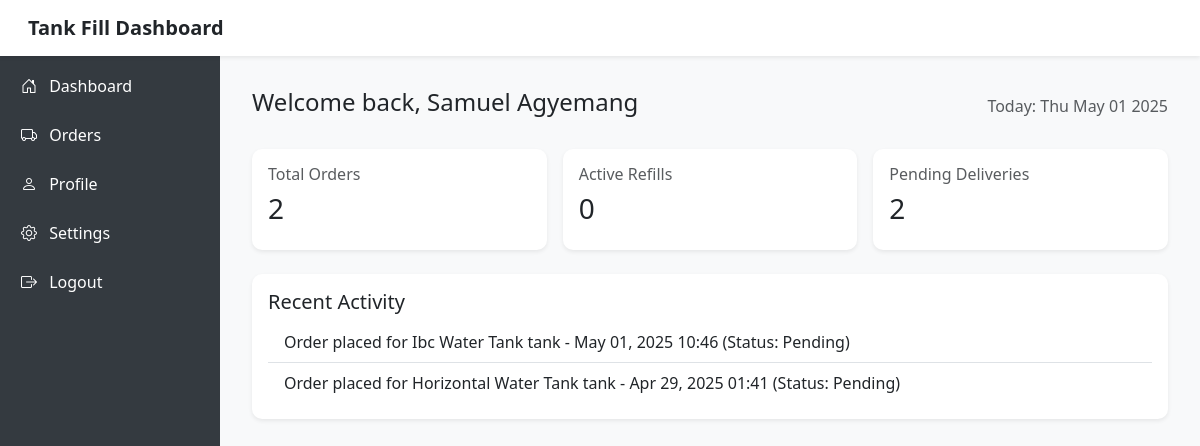
Page /customer_dashboard/ (signed in) on the earlier database version.
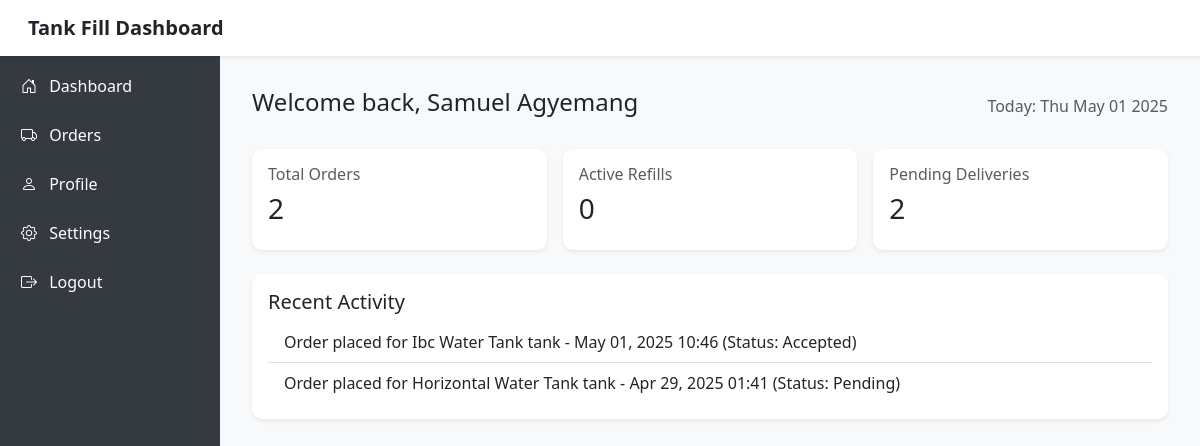
Same page on the later database version.
### authentication/models.py (models this page shows, shortened)
class Order(models.Model):
    order_id = UniqueIDField(primary_key=True, editable=False, unique=True)
    customer = models.ForeignKey(User, on_delete=models.CASCADE, related_name="orders", limit_choices_to={'is_customer': True})
    vendor = models.ForeignKey(Vendor, on_delete=models.CASCADE, related_name="orders")
    order_date = models.DateTimeField(auto_now_add=True)
    payment_method = models.CharField(max_length=100, choices=PAYMENT_METHODS)
    litres = models.CharField(max_length=100, null=True)
    tank_type = models.CharField(max_length=200, choices=TANK_CHOICES)
    status = models.CharField(
        max_length=20, choices=DELIVERY_STATUS, default='Pending'
    )
    is_complete = models.BooleanField(default=False)
    delivery_location = models.CharField(max_length=200, null=True, blank=True)

### authentication/views.py (the view)
# urls.py: path('customer_dashboard/', CustomerDashboard.as_view(), name='customer_dashboard'),
@method_decorator((login_required, customer_required), name='dispatch')
class CustomerDashboard(View):
    template_name = 'customer/customer_dashboard.html'
    def get(self, request,*args,**kwargs):
        orders = Order.objects.filter(customer=request.user).order_by('-order_date')
        completed_orders = orders.filter(is_complete=True)
        pending_orders = orders.filter(is_complete=False)
        active_refills = orders.filter(status='Delivered')
        context = {
            'orders': orders,
            'completed_orders_count': completed_orders.count(),
            'pending_orders_count': pending_orders.count(),
            'active_refills_count': active_refills.count(),
        }
        return render(request, self.template_name,context)

### authentication/models.py (called while the page is built)
    def get_full_name(self):
        return f"{self.full_name}"

### templates/customer/customer_dashboard.html (shortened to what this page needs)
<!DOCTYPE html>
<html lang="en">
<head>
  <link href="https://cdn.jsdelivr.net/npm/bootstrap@5.3.0/dist/css/bootstrap.min.css" rel="stylesheet"/>
  <link rel="stylesheet" href="https://cdn.jsdelivr.net/npm/bootstrap-icons@1.10.5/font/bootstrap-icons.css">
</head>
<body>
<nav class="navbar navbar-light bg-white shadow-sm p-3 sticky-top">
  <div class="container-fluid">
    <h5 class="mb-0 fw-bold">Tank Fill Dashboard</h5>
  </div>
</nav>
<div class="sidebar-desktop d-none d-md-block">
  <h4 class="mb-4">Tank Fill</h4>
  <a href="{% url 'customer_dashboard' %}"><i class="bi bi-house-door me-2"></i> Dashboard</a>
  <a href="{% url 'customer_orders' %}"><i class="bi bi-truck me-2"></i> Orders</a>
  <a href="{% url 'customer_profile' %}"><i class="bi bi-person me-2"></i> Profile</a>
  <a href="#"><i class="bi bi-gear me-2"></i> Settings</a>
  <a href="{% url 'logout' %}"><i class="bi bi-box-arrow-right me-2"></i> Logout</a>
</div>
<div class="main-content">
  <div class="d-flex justify-content-between align-items-center mb-4">
    <h2 class="h4">Welcome back, {{request.user.get_full_name}}</h2>
    <span class="text-muted">Today: <span id="date"></span></span>
  </div>
  <div class="row g-3 mb-4">
    <div class="col-sm-6 col-lg-4">
      <div class="card shadow-sm p-3">
        <h6 class="text-muted">Total Orders</h6>
        <h3>{{ orders.count }}</h3>
      </div>
    </div>
    <div class="col-sm-6 col-lg-4">
      <div class="card shadow-sm p-3">
        <h6 class="text-muted">Active Refills</h6>
        <h3>{{ active_refills_count }}</h3>
      </div>
    </div>
    <div class="col-sm-6 col-lg-4">
      <div class="card shadow-sm p-3">
        <h6 class="text-muted">Pending Deliveries</h6>
        <h3>{{ pending_orders_count }}</h3>
      </div>
    </div>
  </div>
  <div class="card shadow-sm p-3">
    <h5>Recent Activity</h5>
    <ul class="list-group list-group-flush">
      {% for order in orders|slice:":5" %}
        <li class="list-group-item">
          Order placed for {{ order.tank_type|title }} tank - {{ order.order_date|date:"M d, Y H:i" }} (Status: {{ order.status }})
        </li>
      {% empty %}
        <li class="list-group-item">No recent activities yet.</li>
      {% endfor %}
    </ul>
  </div>
</div>
</body>
</html>

Differences in the rows shown:
changed Order "Ibc Water Tank": status "Pending" → "Accepted"
